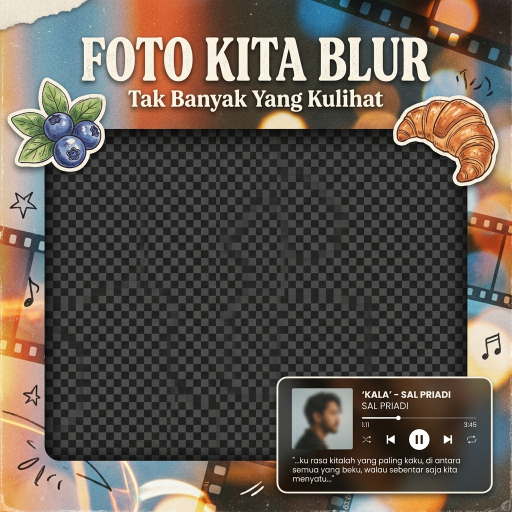
#> input picture images/frame1.png, 1024 x 1024 px, given in place of retro_newspaper_1787905203690.png, which was not available (shown at 1/2 size)
$ python process_retro_frame.py
#> lines starting #> are read from the running program, lines starting #| are printed output that depends on the picture; pictures that were not available may be replaced by others from this repository, and a replacement may not be noted
import cv2
import numpy as np
import os

# Input and output paths
input_path = r'C:\Users\PC DESKTOP\.gemini\antigravity-ide\brain\19a16613-301a-4d6e-976d-ed0b1a5b9210\retro_newspaper_1787905203690.png'
output_path = r'c:\laragon\www\difotoku\images\frame14.png'

# Read image
img = cv2.imread(input_path)
#> img is the input picture: shape (1024, 1024, 3); mean B, G, R 80.4, 89.1, 98.5

if img is None:
    print("Error reading image")
    exit(1)

# Resize to 1080x1440 (crop center if aspect ratio doesn't match)
target_w, target_h = 1080, 1440
h, w = img.shape[:2]
#> h = 1024; w = 1024
aspect = w / h
#> aspect = 1
target_aspect = target_w / target_h

if aspect > target_aspect:
    # Image is too wide, crop width
    new_w = int(h * target_aspect)
#> new_w = 768
    start_x = (w - new_w) // 2
#> start_x = 128
    img_cropped = img[:, start_x:start_x+new_w]
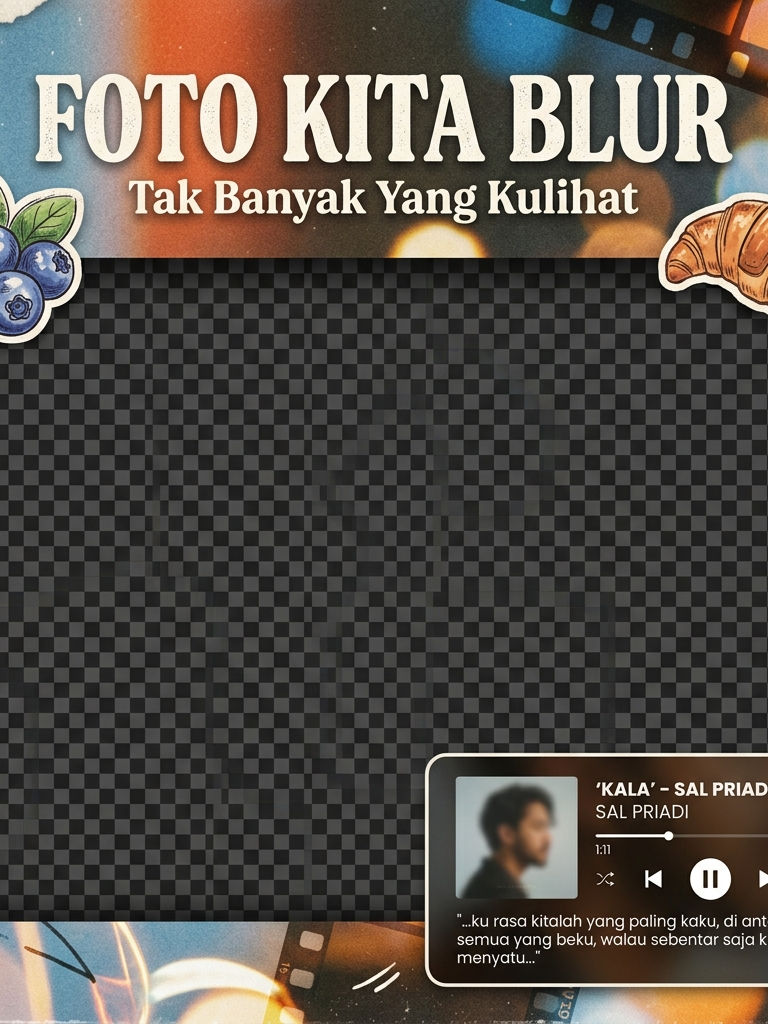
#> img_cropped: shape (1024, 768, 3); mean B, G, R 71.9, 78.1, 84.3
else:
    # Image is too tall, crop height
    new_h = int(w / target_aspect)
    start_y = (h - new_h) // 2
    img_cropped = img[start_y:start_y+new_h, :]

img_resized = cv2.resize(img_cropped, (target_w, target_h))

# Draw solid white rectangle for the cutout
# Similar position to frame6
x, y, w_rect, h_rect = 220, 480, 640, 500
cv2.rectangle(img_resized, (x, y), (x+w_rect, y+h_rect), (255, 255, 255), -1)
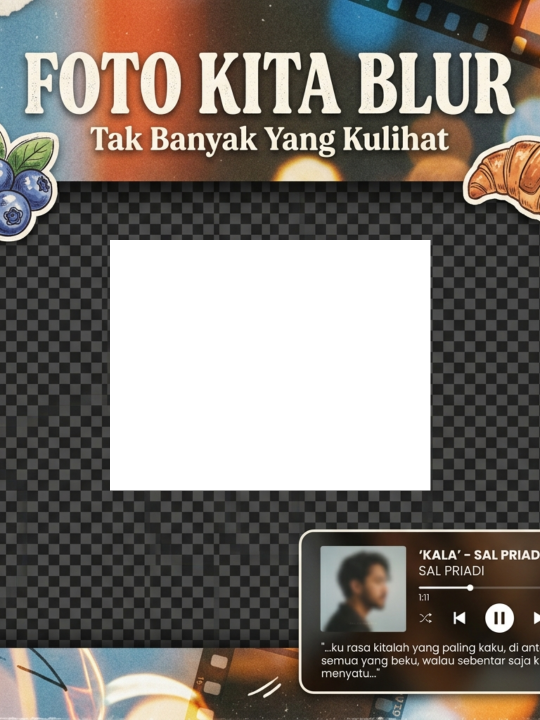
#> img_resized: shape (1440, 1080, 3) (shown at 1/2 size); mean B, G, R 113.5, 119.5, 125.8

# Save the final frame
cv2.imwrite(output_path, img_resized)
print(f"Saved {output_path} with cutout at {x},{y},{w_rect},{h_rect}")

$ run again, on images/frame10.png
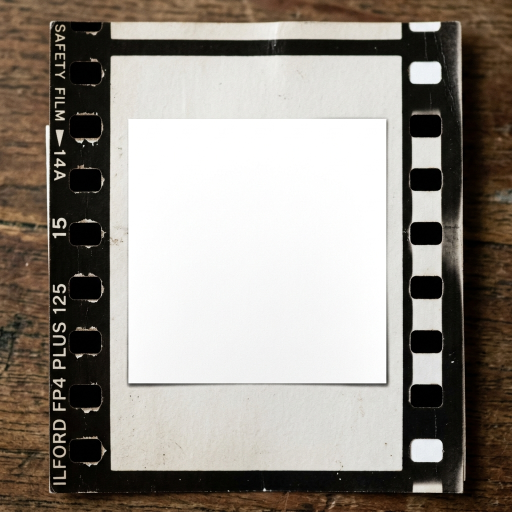
#> input picture images/frame10.png, 1024 x 1024 px, given in place of retro_newspaper_1787905203690.png, which was not available (shown at 1/2 size)
#> img is the input picture: shape (1024, 1024, 3); mean B, G, R 133.1, 140.8, 147.1
#> `img_cropped = img[:, start_x:start_x+new_w]`:
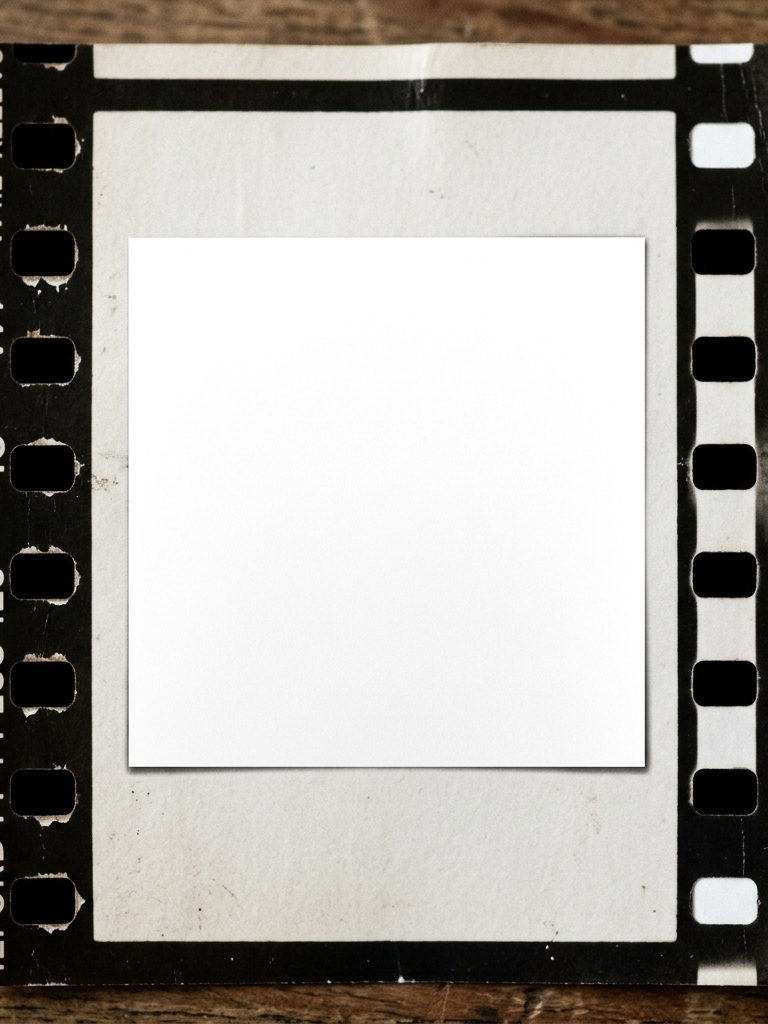
#> img_cropped: shape (1024, 768, 3); mean B, G, R 163.6, 168.5, 171.3

$ run again, on images/frame11.png
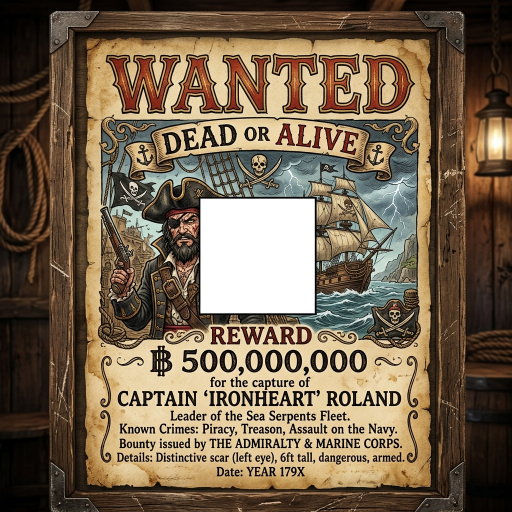
#> input picture images/frame11.png, 1024 x 1024 px, given in place of retro_newspaper_1787905203690.png, which was not available (shown at 1/2 size)
#> img is the input picture: shape (1024, 1024, 3); mean B, G, R 78.4, 100.3, 117.7
#> `img_cropped = img[:, start_x:start_x+new_w]`:
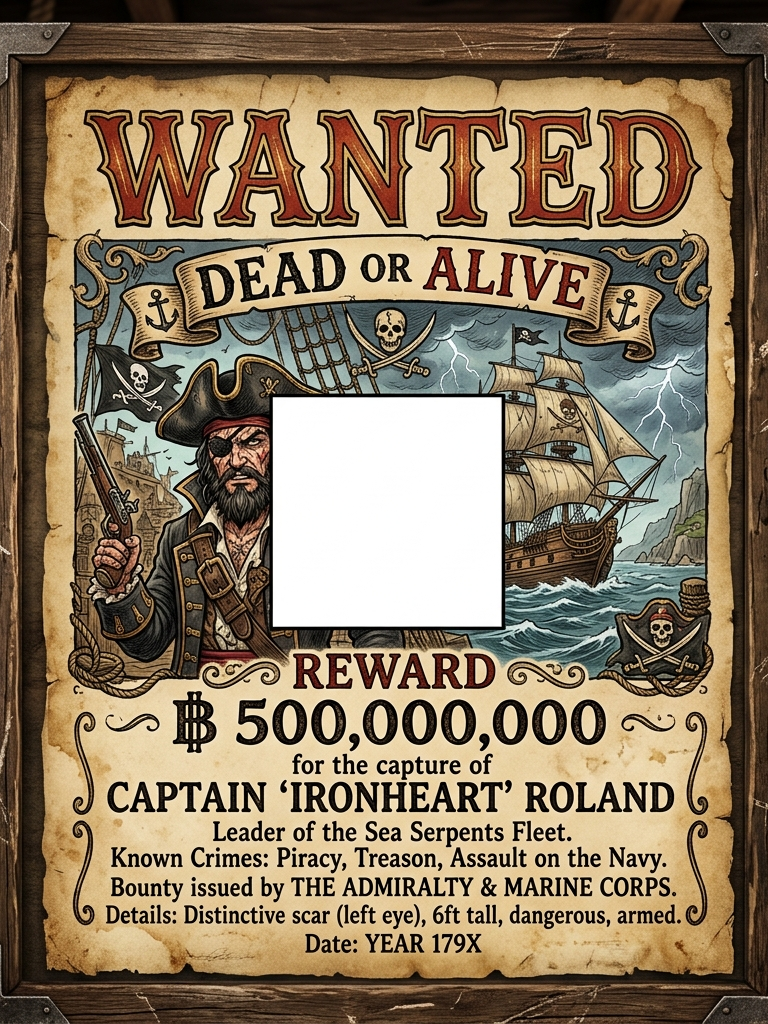
#> img_cropped: shape (1024, 768, 3); mean B, G, R 96.2, 121.1, 139.1
#> `cv2.rectangle(img_resized, (x, y), (x+w_rect, y+h_rect), (255, 255, 25..`:
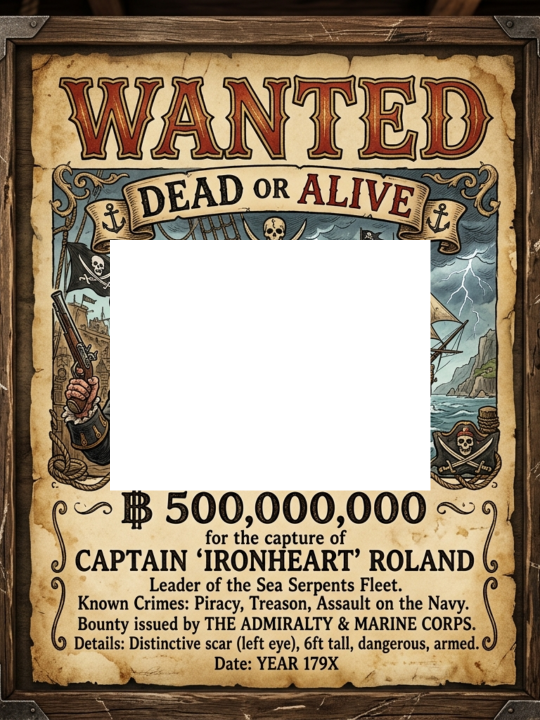
#> img_resized: shape (1440, 1080, 3) (shown at 1/2 size); mean B, G, R 119.6, 142.3, 159.2
